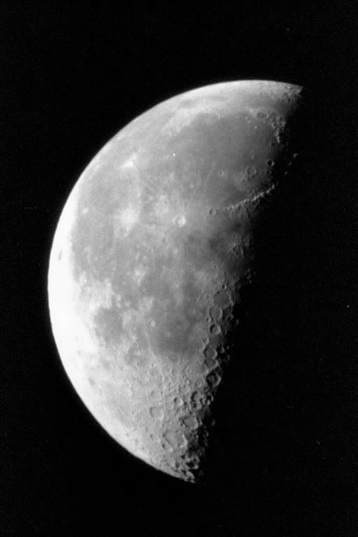
#> input picture TME1/img/moon.png, 358 x 537 px
$ jupyter execute --allow-errors TME1_Cosentino_Aralov.ipynb
#> lines starting #> are read from the running program, lines starting #| are printed output that depends on the picture; after the words box and inside, x2 and y2 are one past the last pixel; in counts of white or black regions, pixels touching at a corner belong together
# Identification
Please indicate your name and parcours (e.g.: IMA, DIGIT, BIM, DAC, ..., Erasmus)

Student 1: Andrea Cosentino

Student 2: Andrei Aralov

# Practical work 1: introduction and image enhancement

- Quick start for Python (10 minutes!) : https://www.stavros.io/tutorials/python/
- Quick start for Numpy : https://numpy.org/devdocs/user/quickstart.html#
- For Matlab users: Numpy is very similar but with some important difference, see http://mathesaurus.sourceforge.net/matlab-numpy.html.
- Keep in mind that in Python, exception of variable of scalar type, all is reference and affectation is not a copy.

## Short introduction to image processing with Python

Help: use the function `help()` to get information on a Python objet.

Images are stored as arrays that is the default type of the `numpy` module. Defaut type of array elements is `float64` according to the IEEE754 norm. Special float values are defined: infinity (`inf`) and undefined (`nan`, *not a number*), and some numerical constants, such as $\pi$.


[cell 1]
# import numpy
import numpy as np

# predefined constants
print(np.inf,np.nan,np.pi)

# some values
print( 1., 1e10, -1.2e-3)

### Creating an array: several ways.

1. From a list of values (formally any Python iterable object). Elements of an array have the same **type**, determined by Numpy:

[cell 2]
V = np.array([1,2,3])
M = np.array([[1,2,3],[4,5,6.]])
print ("V is of type",V.dtype)
print ("M is of type",M.dtype)

2. Without values: Numpy has constructors such as `empty()`, `zeros()`, `ones()`... Shape should be given (see below). Important: `empty()` does not initialize array elements.

[cell 3]
I = np.zeros((3,4))
print(I)
J = np.empty((4,3))
print(J)

3. From a sequence, prefer `arange()` from numpy to `range()` from python.

[cell 4]
print(np.arange(10))
print(np.arange(0,10,2))
print(np.arange(9,-1,-.5))

### Shape of an array

Shape decribes the number of elements for each dimension. A vector is of dimension 1, a matrix is of dimension 2. Superior dimensions are possible. Shape is not size that is the number of elements of an array. Type of shape is always a tuple of integers. With previous example:

[cell 5]
print(I.shape, I.size)
print(J.shape, J.size)
print(V.shape, V.size)

An important function/method is `reshape()` to change the shape of an array. Typical usage of `reshape()` is to transform a vector into a matrix or reciprocally.

[cell 6]
K = np.arange(12).reshape((3,4))
print(K)
print(np.reshape(K,(12)))
print(K.reshape((2,2,3)))

### Elements of an array

Access element by indices: two syntaxe are possible, the first given in the example is prefered. Negative index is possible with the same meanning of Python list.

[cell 7]
I = np.arange(12).reshape((3,4))
print(I[1,2])
print(I[0][0])
print(I[-1,0])

Access by group of indices using the operator `:` allows to extract subarray. General syntaxe is `start:end:step` and it is very powerfull:

[cell 8]
print('extract the first line')
print(I[0,:])
print(I[0,0:])
print(I[0,::])
print(I[0,::1])

print('extract center of the array')
print(I[1:3,1:3])

print('extract elements with even indices')
print(I[::2,::2])

print('print the horizontal mirror of an array')
print(I[:,::-1])

### Array arithmetic

Operators and functions can be applied to arrays. Mostly, operations are element-wise (i.e. applied element by element). The consequence is arrays should have the same shape. One operand can also be scalar in most of time.

[cell 9]
A = np.arange(12).reshape((3,4))
B = 2 * A + 1
C = A + B
D = np.cos(2*np.pi*A/12)

print (D)
print (D**2)
print (D>0)

Array may be viewed as matrix, we can make some linear algebraic manipulation. For example, `np.matmul()` is the matrix multiplication. It can be used to build matrix from vector. An example, using the transpose operator `T`.

[cell 10]
L = np.arange(1,6).reshape((1,5))
# transpose of L. Warning: C remains a reference to L
C = L.T
# This could be better if your want to touch L
C = L.T.copy()

print("A 5*5 matrix:")
print(np.matmul(C,L))

print("A dot product, but result is a matrix:")
print(np.matmul(L,C))
print(np.matmul(L,C)[0,0])

print("dot() is prefered with vectors:")
V = np.arange(1,6)
print(V.dot(V))
print(np.dot(V,V))

### Images

We make use of PIL module (https://pillow.readthedocs.io/en/stable/reference/Image.html) to load and write an image and easily converted to Numpy array. Be careful: array type depends on image.

[cell 11]
from PIL import Image

# reading an image and convert to array
#> (the rest of this cell did not finish here and is left out)

Array can be displayed as an image using Matplotlib module. Here a short example:

[cell 12]
import matplotlib.pyplot as plt

# minimal example:
#> (the rest of this cell did not finish here and is left out)

See also:
- https://matplotlib.org/3.1.1/tutorials/introductory/images.html
- https://matplotlib.org/stable/gallery/images_contours_and_fields/image_demo.html

## Exercise 1
In this exercise, we work with image `img/moon.png`. If possible give two solutions: one with loops (for, while, ...) and one without loops using Numpy arithmetic avoiding ad-hoc Numpy functions such as `np.where()`.

1. Write and test a function `openImage()` getting an image filename as argument and returning the array of pixel values.

[cell 13]
from PIL import Image
import numpy as np
import matplotlib.pyplot as plt

def openImage(fname):
    """ str -> Array
    (notation above means the function gets a string argument and returns an Array object)
    """
    return np.array(Image.open(fname))


def showImage(img):
    plt.imshow(img, cmap='gray', vmin=0, vmax=255)
    plt.show()

img = openImage('img/moon.png')
#> in openImage, returned value is the input picture: shape (537, 358); min 0, max 253, mean 52.9
#print(img.min(),img.max(), img.dtype)
plt.axis('off')
showImage(img)

2. Write and test a function `countPixels()` getting an array and an integer `k` as arguments and returning the number of pixels having the value `k`.

[cell 14]
def countPixels(I,k):
    """ Array*int -> int"""
    r = 0
    for i in range(I.shape[0]):
        for j in range(I.shape[1]):
            if I[i,j] == k:
                r += 1
    return r

# We build an image on which to test the function
test = np.ones((10, 5))
test[3, 3] = 10
test[2, 3] = 10
# It contains all ones apart from two pixels that have value 10
count1 = countPixels(test, 1)
count10 = countPixels(test, 10)
print(f'There are {count1} pixels equal to 1 in \n{test}')
print(f'There are {count10} pixels equal to 10 in \n{test}')

3. Write and test a function `replacePixels()` getting an array and two intergers and replacing pixels having `k1`value to `k2` value and returning the new array. Be aware to not modify `I`.

[cell 15]
def replacePixels(I, k1, k2):
    """ Array*int*int -> Array """
    ret = np.copy(I)
    ret[ret == k1] = k2
    return ret

#We test with k_1 = 3 and k_2 = 4. First we see how many k_1 and k_2 there are in I
I = openImage("img/moon.png")
print(f'#k_1 = {countPixels(I,3)}')
#| #k_1 = 25408
print(f'#k_2 = {countPixels(I,4)}')
#| #k_2 = 17167
print(f'The total amount (#k_1 + #k_2) is {countPixels(I,3) + countPixels(I,4)}')
#| The total amount (#k_1 + #k_2) is 42575
# Then we apply the function and we expect the new Array to have #k_1+#k_2 pixels with value k_2 and exactly 0 pixels
# with value k_1
A = replacePixels(I,3,4)
#> in replacePixels, `ret[ret == k1] = k2`: ret: shape (537, 358); 13.22% of pixels changed, all inside (x1, y1, x2, y2) = (0, 0, 358, 537)
print(f'The amount of pixels, in the new matrix, with value 3 is {countPixels(A,3)} and value 4 is {countPixels(A,4)}')
#| The amount of pixels, in the new matrix, with value 3 is 0 and value 4 is 42575
# We also expect that I should still have the same amount on the original image, therefore meaning it hasn't been
# corrupted by the operations
print(f'#k_1 = {countPixels(I,3)}')
#| #k_1 = 25408
print(f'#k_2 = {countPixels(I,4)}')
#| #k_2 = 17167

4. Write and test a function `normalizeImage()` getting an array and two integers `k1` and `k2` and returning an array with elements normalized to the interval $[k_1,k_2]$.

[cell 16]
def normalizeImage(I,k1,k2):
    """ Array*int*int -> Array """
    mn, mx = np.min(I), np.max(I)
    ret = np.copy(I).astype(float)
    for i in range(I.shape[0]):
        for j in range(I.shape[1]):
            ret[i, j] = k1 + (k2 - k1) * (ret[i, j] - mn) / (mx - mn)
    return ret.astype(I.dtype)

print(f'If we normalize to [-1, 0.5], we get \n{normalizeImage(test, -1, 0.5)}')

[cell 17]
print('And for the moon in [0:127]')
# First we test that every element is within the new range
A = normalizeImage(openImage("img/moon.png"),0,127)
minK = np.amin(A)
#> minK = 0
maxK = np.amax(A)
#> maxK = 127
print(minK)
#| 0
print(maxK)
#| 127
# We print A and I
print(A)
#> (printed output is left out)
print(I)
#> (printed output is left out)
# As we can see, we are halving every pixel. For example 4 becomes 2.

plt.title("Moon in range [0:127]")
plt.axis('off')
showImage(A)

5. Write and test a function `inverteImage()` getting an array and returning and arry having inverted pixel values (i.e. the transform $k \mapsto 255-k$

[cell 18]
def inverteImage(I):
    """ Array -> Array """
    return 255 - I

plt.title('Inverted moon')
plt.axis('off')
A = inverteImage(img)
#> in inverteImage, `return 255 - I`:
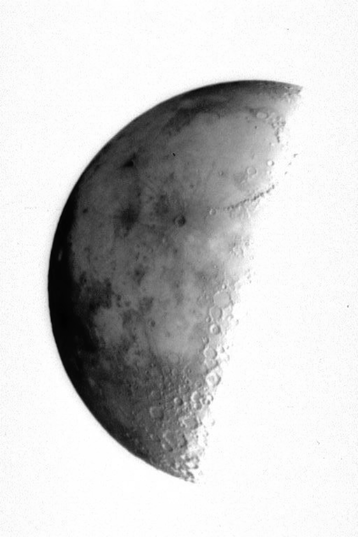
#> returned value: shape (537, 358); min 2, max 255, mean 202.1
showImage(A)
print(img)
#> (printed output is left out)
print(A)
#> (printed output is left out)
# We can see that 1 is mapped in 254, 3 in 252, 7 in 248 etc.. etc..

6. Write and test a function `computeHistogram()` getting an array and returning its histogram. Type of histogram can be an array or a list. It is forbidden to use an histogram method from a Python module. Is it possible to compute the histogram without explicitely visiting array pixels?

[cell 19]
def computeHistogram(I):
    """ Array -> Array """
    h = np.zeros(256, dtype=int)
    for i in range(I.shape[0]):
        for j in range(I.shape[1]):
            h[I[i, j]] += 1
    return h

hist = computeHistogram(img)
#> hist = 256 values, max 30924 at index 2, min 0 at index 254, mean 751
np_hist = np.histogram(img, bins=256, range=(0, 255))[0]
#> np_hist has the same summary as hist
assert np.all(hist == np_hist)
print('Assertion checks that a histogram from numpy is the same as the manually computed')

# We don't think it is possible. We could mask it with numpy API, for instance using
# h = np.zeros(256, dtype=int)
# for k in range(0, 256):
#   h += np.count_nonzero(a == k)
#
# We don't actually know how numpy implements this operation, but it's likely that the implementation visits each pixel
# therefore we are brought to believe that there is no other way.

7. Write and test a function `thresholdImage()` getting an array `I` and an integer `s` and returning an array having elements set to 0 if corresponding element of `I` is lower than `s` or 255 otherwise.

[cell 20]
def thresholdImage(I,s):
    """ Array*int -> Array """
    ret = np.copy(I)
    for i in range(I.shape[0]):
        for j in range(I.shape[1]):
            ret[i, j] = 0 if ret[i, j] < s else 255
    return ret

moon_thresh = thresholdImage(img, 127)
#> after the loop in thresholdImage, `for i in range(I.shape[0]):`:
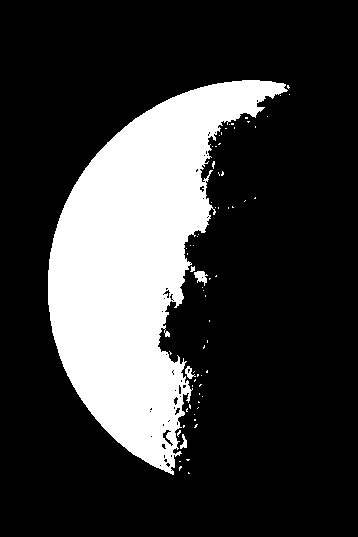
#> ret: shape (537, 358); 22.4% white; 68 white regions (63 under 20 px), largest, box (x1, y1, x2, y2) and area: (48, 80, 288, 475) 42656, (194, 271, 208, 286) 117, (185, 366, 196, 379) 67, (180, 434, 187, 449) 56, (190, 266, 195, 272) 21
plt.title('Thresholded image')
plt.axis('off')
showImage(moon_thresh)

# To test the function we compute first the histogram of the image. We check how many pixels are less than the
# threshold value, s (we try a random one, with the assumption that all cases are equal).
# Then we calculate the thresholdImage and check that the number of zeros are equal to the
# the value calculated before. We do the same thing for the pixels above or equal to s.
H = computeHistogram(img)
#> H has the same summary as hist
# We choose a threshold value, for example s = 81
s = 81
# n is the number of pixels with value less of 81
n = 0
for i in range(s):
    n = n+H[i]
#> this loop made 81 passes
#> n on passes 1 to 12: 1459, 21585, 52509, 77917, 95084, 106452, 113821, 118588, 121801, 123979, 125465, 126458
#> after the loop, n = 137674
A = thresholdImage(img,s)
#> after the loop in thresholdImage (call 2), `for i in range(I.shape[0]):`: ret: shape (537, 358); 28.4% white; 47 white regions (41 under 20 px), largest, box (x1, y1, x2, y2) and area: (47, 80, 300, 481) 54217, (266, 118, 275, 129) 45, (228, 242, 236, 251) 40, (214, 325, 221, 335) 38, (212, 349, 217, 359) 23, (251, 195, 259, 201) 20
print(f'The number of pixels equal to 0 in the image after the threshold transformation is {countPixels(A,0)}')
#| The number of pixels equal to 0 in the image after the threshold transformation is 137674
print(f'While the number of pixels less than the threshold value in the original image was {n}')
#| While the number of pixels less than the threshold value in the original image was 137674
# Now we do the same thing for the other side
n = 0
for i in range(s,256):
    n = n + H[i]
#> this loop made 175 passes
#> n on passes 1 to 3: 142, 293, 472
#> after the loop, n = 54572
print(f'The number of pixels equal to 255 in the image after the threshold transformation is {countPixels(A,255)}')
#| The number of pixels equal to 255 in the image after the threshold transformation is 54572
print(f'While the number of pixels greater or equal than the threshold value in the original image was {n}')
#| While the number of pixels greater or equal than the threshold value in the original image was 54572

8. Using previous functions, give a series of instructions to read then to display an image, plot the histogram (one can use `plot()` or `bar()` from `matplotlib.pyplot` module), inverse the image and display it, plot its histogram.

[cell 21]
import matplotlib.pyplot as plt

img = openImage('img/pout.png')
#> call 4 of openImage, with fname = 'img/pout.png'
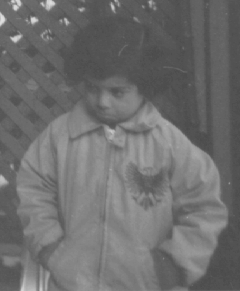
#> input picture TME1/img/pout.png, 240 x 291 px
#> in openImage, returned value is the input picture: shape (291, 240); min 74, max 224, mean 110.3
plt.axis('off')
plt.title('Original image')
showImage(img)
hist = computeHistogram(img)
#> hist = 256 values, max 3628 at index 82, min 0 at index 0, mean 272.8
plt.plot(hist, '.')
plt.title("Histogram of the inital image")
plt.show()
#> figure, not shown here; curve peaks at x = 82, y = 3628


img_inv = inverteImage(img)
#> in inverteImage (call 2), `return 255 - I`:
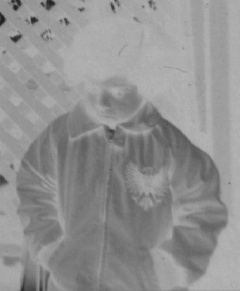
#> returned value: shape (291, 240); min 31, max 181, mean 144.7
plt.axis('off')
plt.title('Inverted image')
showImage(img_inv)
hist_inv = computeHistogram(img_inv)
#> hist_inv = 256 values, max 3628 at index 173, min 0 at index 0, mean 272.8
plt.plot(hist_inv, '.')
plt.title("Histogram of the inverted image")
plt.show()
#> figure, not shown here; curve peaks at x = 173, y = 3628

print("We can overlap the two histograms to see the difference")


plt.plot(hist, '.',label ='Original h.')
plt.plot(hist_inv, '.',label = 'Inverted h.')
plt.title("Overlap of the two histograms")
plt.legend(loc = 'upper left')
plt.show()
#> figure, not shown here; curve peaks at x = 82, y = 3628; curve peaks at x = 173, y = 3628

9. Give a series of instructions to read and display an image, plot the histogram, normalize the image to the interval $[10,50]$, compute the new histogram, display the image and the histogram. Remark: `imshow()` normalizes image. To avoid this and see the effect of the normalization, use `imshow()` with parameters `vmin=0,vmax=255`. Comment the results.

[cell 22]
img = openImage('img/pout.png')
plt.axis('off')
plt.title('Original image')
showImage(img)
hist = computeHistogram(img)

img_norm = normalizeImage(img, 10, 50)
#> call 3 of normalizeImage, with k1 = 10, k2 = 50
#> in normalizeImage (call 3), `mn, mx = np.min(I), np.max(I)`: mn = 74; mx = 224
#> after the loop in normalizeImage (call 3), `for i in range(I.shape[0]):`:
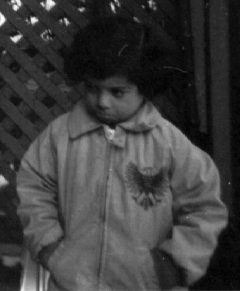
#> ret: shape (291, 240) float64; min 10, max 50, mean 19.7; drawn with min black and max white
#> in normalizeImage (call 3), `return ret.astype(I.dtype)`:
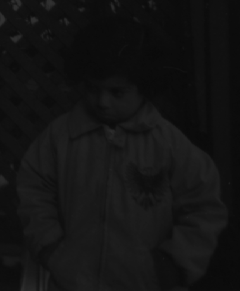
#> returned value: shape (291, 240); min 10, max 50, mean 19.3

plt.plot(hist, '.')
plt.title("Histogram of the original image")
plt.show()
#> figure, not shown here; curve peaks at x = 82, y = 3628
plt.title('Normalized image')
plt.axis('off')
showImage(img_norm)

hist_norm = computeHistogram(img_norm)
#> hist_norm = 256 values, max 8815 at index 12, min 0 at index 0, mean 272.8
plt.plot(hist_norm, '.')
plt.title("Histogram of the normalized image")
plt.show()
#> figure, not shown here; curve peaks at x = 12, y = 8815

plt.plot(hist,'.',label ='Original h.')
plt.plot(hist_norm, '.', label = "Normalized h.")
plt.title("Overlap of the two histograms")
plt.legend(loc = 'upper left')
plt.show()
#> figure, not shown here; curve peaks at x = 82, y = 3628; curve peaks at x = 12, y = 8815

# The image becomes worse because it has a more limited range of values.

10. Same question than 9. remplacing the normalization by a thresholding with parameter $s=127$.

[cell 23]
img = openImage('img/pout.png')
plt.axis('off')
plt.title('Original image')
showImage(img)
hist = computeHistogram(img)

img_th = thresholdImage(img, 127)
#> call 3 of thresholdImage, with s = 127
#> after the loop in thresholdImage (call 3), `for i in range(I.shape[0]):`:
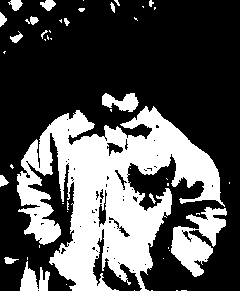
#> ret: shape (291, 240); 32.1% white; 48 white regions (31 under 20 px), largest, box (x1, y1, x2, y2) and area: (17, 106, 225, 291) 18749, (171, 207, 227, 277) 1928, (20, 261, 50, 291) 504
hist_th = computeHistogram(img_th)
#> hist_th = 256 values, max 47406 at index 0, min 0 at index 1, mean 272.8


plt.plot(hist, '.')
plt.title("Histogram of the original image")
plt.show()
plt.axis('off')
plt.title('Threshold image')
showImage(img_th)

plt.plot(hist_th, '.')
plt.title("Histogram of the threshold image")
plt.show()
#> figure, not shown here; curve peaks at x = 0, y = 47406

plt.plot(hist,'.',label ='Original h.')
plt.plot(hist_th, '.', label = "Threshold h.")
plt.title("Overlap of the two histograms")
plt.legend(loc = 'upper left')
plt.show()
#> figure, not shown here; curve peaks at x = 82, y = 3628; curve peaks at x = 0, y = 47406

# As before, the image has a worse quality than the original.

## Exercise 2 - generate images

1. Create the array `I` 4 by 4 corresponding to the following image: <div>  </div> Black pixels have value 0, white pixels value 255, and grey pixels value 127. Display the image using `imshow()` and plot the histogram.

[cell 24]
I = np.array([[127,127,0,255],
              [127,0,0,255],[0,127,0,255],
              [127,127,0,255]])

print(I)

plt.xticks([])
plt.yticks([])
showImage(I)

H = computeHistogram(I)
plt.plot(H,'.')
plt.show()
#> figure, not shown here; curve peaks at x = 0, y = 6

2. We want to generate an image having random values. Functions `rand()` and `randn()` from  `numpy.random` module generate an array of given shapes with random values following a uniform distribution on $[0,1[$ and a normal distribution respectively. Create an array of shape 512 by 512 having **integer** elements following a uniform distribution in the set $\{0,1,\cdots,255\}$. We also want to create an array following a Gaussian distribution with a mean of 128 and a standard deviation of 16 and with **integer** values.  Display the images and their histograms. Discuss the results.

[cell 25]
uniform = np.random.randint(256, size=(512, 512))
#print(uniform.min(), uniform.max())
plt.axis('off')
plt.title('Random image, uniform distribution')
showImage(uniform)
uniform_hist = computeHistogram(uniform)
plt.plot(uniform_hist, '.')
plt.title('Histogram of the image with uniform distribution')
plt.show()
#> figure, not shown here; curve peaks at x = 230, y = 1111


normal = ( np.random.randn(512, 512) * 16 + 128 ).astype(np.uint8)
plt.title("Random image,\n Gaussian distribution (mean 128 and s.d. 16)")
plt.axis('off')
showImage(normal)

normal_hist = computeHistogram(normal)
plt.title('Histogram of the image with Gaussian distribution')
plt.plot(normal_hist, '.')

plt.show()
#> figure, not shown here; curve peaks at x = 127, y = 6587


plt.title('Overlap of the two histograms')
plt.plot(uniform_hist,'.',label ='Uniform')
plt.plot(normal_hist, '.',label ='Gaussian')
plt.legend(loc = 'upper left')
plt.show()
#> figure, not shown here; curve peaks at x = 230, y = 1111; curve peaks at x = 127, y = 6587
# The first image seems to have a bigger local contrast and to be less "uniform" compared to the second one.

## Exercise 3: image manipulation
In this exercise, we work with image `img/pout.png`.

1. Read and display this image

[cell 26]
img = openImage('img/pout.png')
plt.axis('off')
showImage(img)

2. Examine the histogram. Determine the extrema of the image. What can you say about the quality of this image?

[cell 27]
hist = computeHistogram(img)
plt.plot(hist, '.')
plt.title('Histogram')
plt.show()
#> figure, not shown here; curve peaks at x = 82, y = 3628

print(f'The extrema are {np.min(img)}, {np.max(img)}')
#| The extrema are 74, 224
# The image has low contrast, as we don't use the full range of possible values,
# hence the quality isn't good.

3. Using functions from Exercice 1, write the function `histogramEqualization()` getting one image, its histogram,  applying an histogram equalization and returning the new image. Test this function on `pout.png` and discuss the result.

[cell 28]
def computeCumulative(h):
    hc = np.zeros_like(h)
    hc[0] = h[0]
    for i in range(1, h.shape[0]):
        hc[i] = hc[i - 1] + h[i]
    return hc

def histogramEqualization(I,h):
    """ Array * (list[int] -> Array """
    mn, mx = 0, 255
    ret = np.copy(I)
    hc = computeCumulative(h)

    for i in range(I.shape[0]):
        for j in range(I.shape[1]):
            ret[i, j] = int((mx - mn) / (I.shape[0] * I.shape[1]) * hc[ret[i, j]])
    return ret

img_eq = histogramEqualization(img, computeHistogram(img))
#> after the loop in computeCumulative, `for i in range(1, h.shape[0]):`: hc = 256 values from 0 to 69840
#> after the loop in histogramEqualization, `for i in range(I.shape[0]):`:
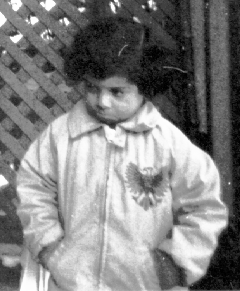
#> ret: shape (291, 240); min 0, max 255, mean 129.9
plt.axis('off')
showImage(img_eq)

hist_eq = computeHistogram(img_eq)
#> hist_eq = 256 values, max 3628 at index 24, min 0 at index 2, mean 272.8
plt.plot(hist_eq,'.')
plt.title("Histogram")
plt.show()
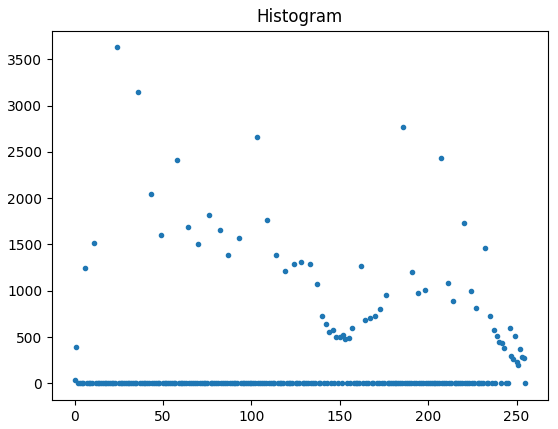
#> figure drawn by matplotlib, 1 panel; curve peaks at x = 24, y = 3628

hist_eq_c = computeCumulative(hist_eq)
#> hist_eq_c = 256 values from 40 to 69840
plt.plot(hist_eq_c, '.')
plt.title('Cumulative histogram')
plt.show()
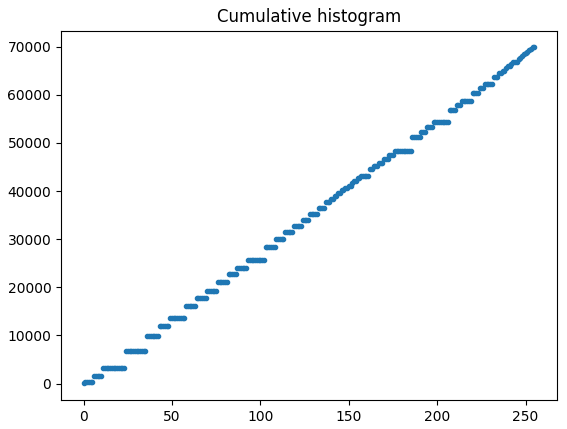
#> figure drawn by matplotlib, 1 panel; curve peaks at x = 255, y = 69840
# The image now uses a wider range of values and appears to be of better quality
